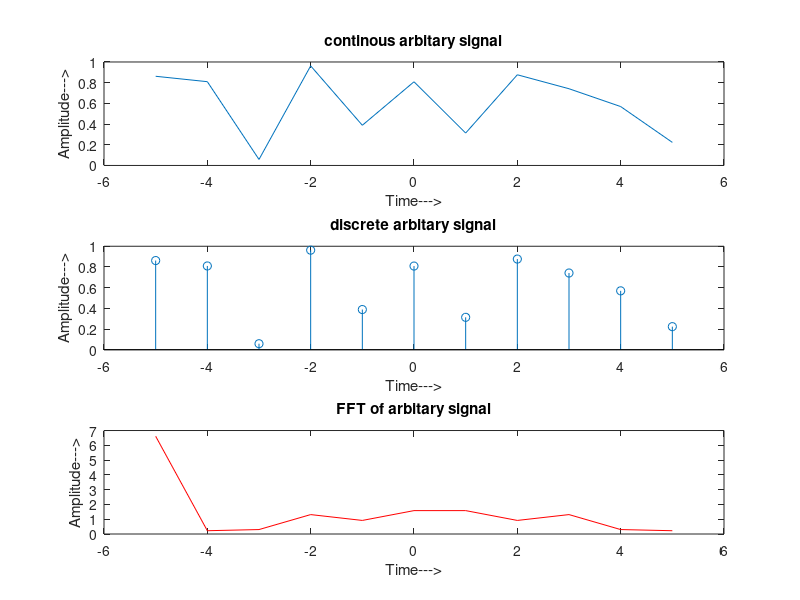

Reproduce this figure in MATLAB.
%Generation of arbitary or random signal
clc;
close all;
clear all;
x=-5:5;
y=rand(1,11);
u= abs(fft(y));
subplot(311)
plot(x,y)
title('continous arbitary signal')
xlabel('Time--->')
ylabel('Amplitude--->')
subplot(312)
stem(x,y)
title('discrete arbitary signal')
xlabel('Time--->')
ylabel('Amplitude--->')
subplot(313)
plot(x,u,'r')
title('FFT of arbitary signal')
xlabel('Time--->')
ylabel('Amplitude--->')
